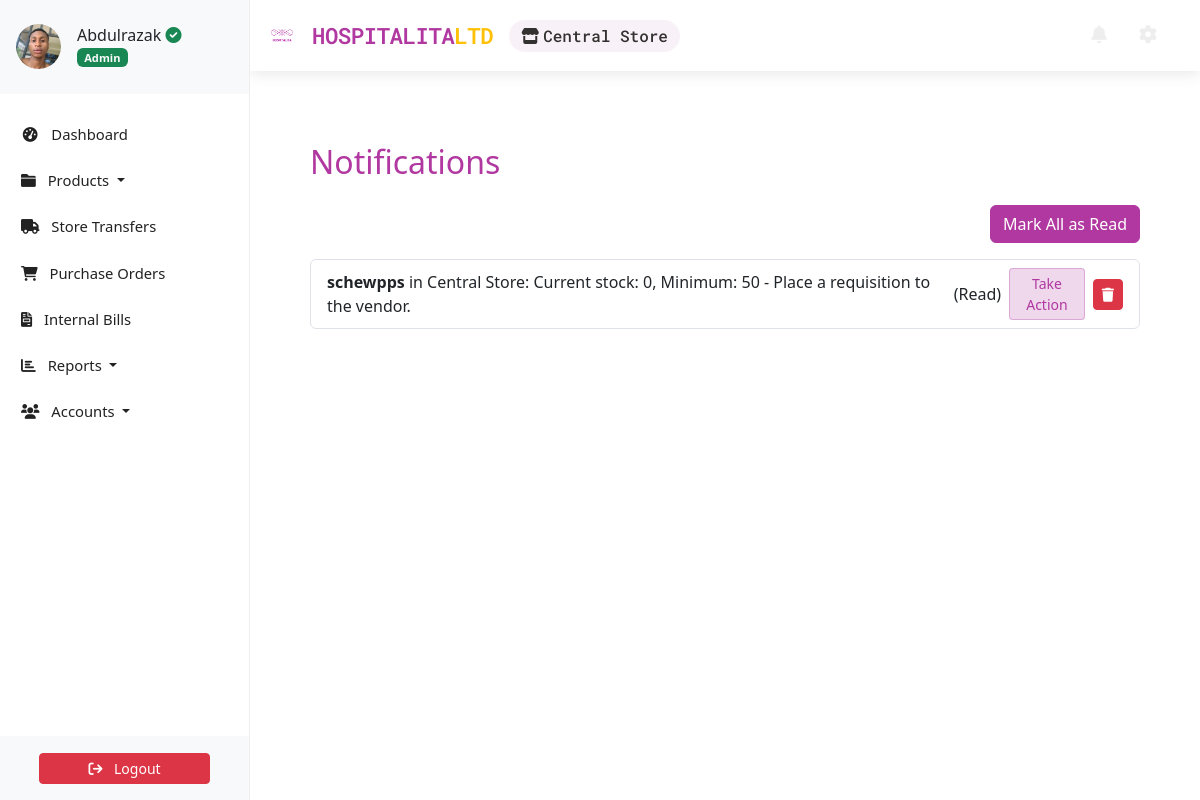
The page /notifications/ (signed in) on the database its author committed.
### accounts/models.py (models this page shows, shortened)
class Profile(AbstractBaseUser, PermissionsMixin):
    email = models.EmailField(unique=True, max_length=150)
    first_name = models.CharField(max_length=30, blank=True)
    last_name = models.CharField(max_length=30, blank=True)
    telephone = PhoneNumberField(null=True, blank=True)
    store = models.ForeignKey('store.Store', on_delete=models.CASCADE, null=True, blank=True, related_name='user')
    profile_picture = ProcessedImageField(
        default='profile_pics/default.jpg',
        upload_to='profile_pics',
        format='JPEG',
        processors=[ResizeToFill(150, 150)],
        options={'quality': 100}
    )
    status = models.CharField(max_length=12, choices=STATUS_CHOICES, default='INA')
    role = models.CharField(max_length=12, choices=ROLE_CHOICES, blank=True, null=True)
    slug = AutoSlugField(unique=True, populate_from='email')
    date_joined = models.DateTimeField(auto_now_add=True,  blank=True, null=True)
    last_login = models.DateTimeField(null=True, blank=True)
    is_active = models.BooleanField(default=True)
    is_staff = models.BooleanField(default=False)  # required by admin
    objects = ProfileManager()
    USERNAME_FIELD = 'email'
    REQUIRED_FIELDS = []  # optional: add first_name, last_name
    class Meta:
        verbose_name = 'Profile'
        verbose_name_plural = 'Profiles'

### store/models.py (models this page shows, shortened)
class Store(models.Model):
    name = models.CharField(max_length=100)
    address = models.TextField(blank=True)
    contact_number = models.CharField(max_length=15, blank=True)
    central = models.BooleanField(default=False)  # Indicates the central store (admin's primary)

class StockAlert(models.Model):
    store_inventory = models.ForeignKey(StoreInventory, on_delete=models.CASCADE, related_name='alerts')
    created_at = models.DateTimeField(auto_now_add=True)
    is_read = models.BooleanField(default=False)
    def get_recommendation(self):
        if self.store_inventory.store.central:
            return "Place a requisition to the vendor."
        else:
            return "Place a requisition to the central store."

class StoreInventory(models.Model):
    store = models.ForeignKey(
        Store,
        on_delete=models.CASCADE,
        related_name='inventories'
    )
    item = models.ForeignKey(
        Item,
        on_delete=models.CASCADE,
        related_name='store_inventories'
    )
    quantity = models.IntegerField(default=0)
    min_stock_level = models.PositiveIntegerField(default=0)
    class Meta:
        unique_together = ('store', 'item')  # Ensures one record per item per store.
        verbose_name_plural = 'Store Inventories'

class Item(models.Model):
    slug = AutoSlugField(unique=True, populate_from='name')
    name = models.CharField(max_length=50)
    description = models.TextField(max_length=256)
    category = models.ForeignKey(Category, on_delete=models.CASCADE)
    price = models.FloatField(default=0)
    purchase_price = models.FloatField(
        default=0,
        verbose_name="Purchase Price",
        help_text="Cost per one unit (e.g., per item)"
    )
    expiring_date = models.DateTimeField(null=True, blank=True)
    class Meta:
        ordering = ['name']
        verbose_name_plural = 'Items'
    class Meta:
        constraints = [
            models.UniqueConstraint(
                functions.Lower('name'),
                name='unique_item_name_insensitive'
            )
        ]

### store/views.py (the view)
# urls.py: path('notifications/', NotificationListView.as_view(), name='notifications'),
class NotificationListView(LoginRequiredMixin, ListView):
    model = StockAlert
    template_name = 'store/notifications.html'
    context_object_name = 'alerts'
    def get_queryset(self):
        current_store = self.request.user.store
        return StockAlert.objects.filter(store_inventory__store=current_store).order_by('-created_at')

### store/context_processors.py (called while the page is built)
def unread_alerts_count(request):
    if request.user.is_authenticated:
        current_store = request.user.store
        count = StockAlert.objects.filter(store_inventory__store=current_store, is_read=False).count()
        return {'unread_alerts_count': count}
    return {'unread_alerts_count': 0}

### store/templates/store/notifications.html (shortened to what this page needs)
{% extends "store/base.html" %}
{% block content %}
<div class="container p-5">
    <h2 class="text-brand mb-4">Notifications</h2>
    <div class="d-flex justify-content-end mb-3">
        <form method="post" action="{% url 'mark_all_alerts_as_read' %}">
            <button type="submit" class="btn btn-brand">Mark All as Read</button>
        </form>
    </div>
    <ul class="list-group">
        {% for alert in alerts %}
        <li class="list-group-item d-flex justify-content-between align-items-center {% if not alert.is_read %}list-group-item-warning{% endif %}">
            <div>
                <strong>{{ alert.store_inventory.item.name }}</strong> in {{ alert.store_inventory.store.name }}:
                Current stock: {{ alert.store_inventory.quantity }}, Minimum: {{ alert.store_inventory.min_stock_level }}
                - {{ alert.get_recommendation }}
            </div>
            <div class="d-flex align-items-center">
                {% if not alert.is_read %}
                <form method="post" action="{% url 'mark_alert_as_read' pk=alert.pk %}" class="me-2">
                    {% csrf_token %}
                    <button type="submit" class="btn btn-sm btn-secondary">Mark as Read</button>
                </form>
                {% else %}
                <span class="me-2">(Read)</span>
                {% endif %}
                <a href="{% url 'purchaseorder-create' %}" class="btn btn-sm btn-brand-light me-2">Take Action</a>
                <form method="post" action="{% url 'delete_alert' pk=alert.pk %}">
                    <button type="submit" class="btn btn-sm btn-danger"><i class="fa fa-trash"></i></button>
                </form>
            </div>
        </li>
        {% empty %}
        <li class="list-group-item">No notifications at this time.</li>
        {% endfor %}
    </ul>
</div>
{% endblock %}

### store/templates/store/base.html (shortened to what this page needs)
<!DOCTYPE html>
<html lang="en">
    <head>
        {% load static %}
        <link href="https://cdn.jsdelivr.net/npm/bootstrap@5.3.3/dist/css/bootstrap.min.css" rel="stylesheet">
        <link rel="stylesheet" type="text/css" href="https://unpkg.com/@webpixels/css@1.1.5/dist/index.css">
        <link rel="stylesheet" href="{% static '/css/style.css' %}" type="text/css">
        <link rel="stylesheet" href="https://cdnjs.cloudflare.com/ajax/libs/font-awesome/5.15.4/css/all.min.css">
    </head>
    <body>
        {% include "store/sidebar.html" %}
        <section id="wrapper">
          <nav class="navbar navbar-expand-md navbar-light">
            <div class="container-fluid">
                <div class="d-flex align-items-center">
                    <a class="navbar-brand" href="{% url 'dashboard' %}" style="color: #b038a0;">
                        <img src="{% static 'images/logo/hospitalialogo.png' %}" alt="Hospitalita Logo" class="navbar-logo">
                        HOSPITALITA<span class="text-warning">LTD</span>
                    </a>
                    {% if request.user.is_authenticated and request.user.store %}
                    <div class="store-display">
                        <i class="fas fa-store me-1"></i>{{ request.user.store.name }}
                    </div>
                    {% endif %}
                </div>
                <div class="collapse navbar-collapse" id="toggle-navbar">
                    <ul class="navbar-nav ms-auto align-items-center">
                        <li class="nav-item me-3">
                            <a class="nav-link position-relative nav-icon" href="{% url 'notifications' %}">
                                <i class="fa fa-bell"></i>
                            </a>
                        </li>
                        <li class="nav-item me-2">
                            <a class="nav-link nav-icon" href="/hospitalita-admin/" title="Admin Dashboard">
                                <i class="fas fa-cog"></i>
                            </a>
                        </li>
                    </ul>
                </div>
            </div>
        </nav>
          <main class="container py-4">
            {% block content %}{% endblock content %}
          </main>
        </section>
    </body>
</html>

### store/templates/store/sidebar.html (shortened to what this page needs)
<link href="https://cdn.jsdelivr.net/npm/bootstrap@5.3.3/dist/css/bootstrap.min.css" rel="stylesheet">
<link href="https://cdnjs.cloudflare.com/ajax/libs/font-awesome/6.0.0-beta3/css/all.min.css" rel="stylesheet">
<aside class="sidebar position-fixed top-0 left-0 overflow-auto h-100 bg-white text-dark" id="show-side-navigation1">
    <div class="sidebar-header d-flex align-items-center px-3 py-4 border-bottom border-light" style="background-color:#f8f9fa ;">
        <div class="d-flex align-items-center text-decoration-none text-dark">
            <img class="rounded-circle img-fluid" id="sidebar-img" width="45" src="{{ request.user.profile_picture.url }}" alt="Profile Picture" />
            <div class="ms-3">
                <h5 class="fs-6 mb-0">
                    {{ request.user.first_name }}{% if request.user.role == 'AD' %} <i class="fa-solid fa-circle-check text-success"></i>{% endif %}
                </h5>
                <span class="badge bg-success text-light">
                    {% if request.user.role == 'AD' %}
                        Admin
                    {% elif request.user.role == 'EX' %}
                        Executive
                    {% else %}
                        Operative
                    {% endif %}
                </span>
            </div>
        </div>
    </div>
    <div class="nav-container">
        <ul class="nav flex-column mt-3">
            <li class="nav-item mb-2">
                <a class="nav-link {% if request.resolver_match.url_name == 'dashboard' %}active{% endif %}" href="{% url 'dashboard' %}">
                    <i class="fa fa-tachometer-alt fa-fw me-2"></i> Dashboard
                </a>
            </li>
            <li class="nav-item mb-2 dropdown">
                <a class="nav-link {% if request.resolver_match.url_name == 'productslist' %}active{% endif %} dropdown-toggle" href="#" id="productsDropdown" role="button" data-bs-toggle="dropdown" aria-expanded="false">
                    <i class="fa fa-folder me-2"></i> Products
                </a>
            </li>
            <li class="nav-item mb-2">
                {% if request.user.store.central %}
                <a class="nav-link {% if request.resolver_match.url_name == 'transfer-create' or request.resolver_match.url_name == 'transferslist' %}active{% endif %}" href="{% url 'transferslist' %}">
                    <i class="fa fa-truck fa-fw me-2"></i> Store Transfers
                </a>
                {% else %}
                <a class="nav-link {% if request.resolver_match.url_name == 'saleslist' %}active{% endif %}" href="{% url 'saleslist' %}">
                    <i class="fa fa-shopping-bag fa-fw me-2"></i> Sales Orders
                </a>
                {% endif %}
            </li>
            <li class="nav-item mb-2">
                <a class="nav-link {% if request.resolver_match.url_name == 'purchaseorderslist' %}active{% endif %}" href="{% url 'purchaseorderslist' %}">
                    <i class="fa fa-shopping-cart me-2"></i> Purchase Orders
                </a>
            </li>
            <li class="nav-item mb-2">
                <a class="nav-link {% if request.resolver_match.url_name == 'usage_list' %}active{% endif %}" href="{% url 'usage_list' %}">
                    <i class="fa-solid fa-file-invoice me-2"></i> Internal Bills
                </a>
            </li>
            <li class="nav-item mb-2 dropdown">
                <a class="nav-link  dropdown-toggle" href="#" id="reportsDropdown" role="button" data-bs-toggle="dropdown" aria-expanded="false">
                    <i class="fa fa-chart-bar me-2"></i> Reports
                </a>
            </li>
            <li class="nav-item mb-2 dropdown">
                <a class="nav-link  dropdown-toggle" href="#" id="accountsDropdown" role="button" data-bs-toggle="dropdown" aria-expanded="false">
                    <i class="fa fa-users me-2"></i> Accounts
                </a>
            </li>
        </ul>
    </div>
    <div class="sidebar-footer position-absolute bottom-0 w-100 text-center py-3 bg-light border-top border-light">
        <form method="post" action="{% url 'user-logout' %}">
            <button type="submit" class="btn btn-danger btn-sm w-75">
                <i class="fa fa-sign-out me-2"></i> Logout
            </button>
        </form>
    </div>
</aside>

### static/css/style.css (style rules this page uses)
:root { --dk-gray-100: #f3f4f6; --dk-gray-200: #e5e7eb; --dk-gray-300: #d1d5db; --dk-gray-400: #9ca3af; --dk-gray-500: #6b7280; --dk-gray-600: #4b5563; --dk-gray-700: #374151; --dk-gray-800: #1f2937; --dk-gray-900: #111827; --dk-dark-bg: #313348; --dk-darker-bg: #2a2b3d; --navbar-bg-color: #6f6486; --sidebar-bg-color: #252636; --sidebar-width: 250px; --sidebar-expanded-width: 230px; --sidebar-collapsed-width: 100px; --sidebar-header-bg: #212529; --dropdown-menu-bg: #495057; --dropdown-item-color: #adb5bd; --dropdown-item-active-bg: #6c757d; --sidebar-separator-bg: #4caf50; --logo-separator-height: 60px; --sidebar-item-height: 50px; --submenu-item-height: 45px; }
* { margin: 0; padding: 0; box-sizing: border-box; }
body { font-family: "Inter", sans-serif; background-color: #fff; }
a { text-decoration: none; }
#wrapper { margin-left: var(--sidebar-width); transition: margin-left 0.3s ease-in-out; }
.sidebar { font-size: 0.925rem; background-color: var(--sidebar-bg-color); width: var(--sidebar-width); transition: width 0.3s ease-in-out; z-index: 9999999; }
.sidebar .sidebar-header { background-color: var(--sidebar-header-bg); border-bottom: 1px solid #2a2b3c; }
.sidebar ul > li > a { color: var(--dk-gray-400); text-decoration: none; }
.navbar { border: none; background-color: var(--navbar-bg-color); }
.navbar .navbar-nav > li > a { color: #eee; line-height: 55px; padding: 0 10px; }
.navbar .navbar-brand { color: #fff; line-height: 55px; padding: 0; }
.navbar > .container .navbar-brand, .navbar > .container-fluid .navbar-brand { margin: 0; }
.navbar .navbar-nav > li > a { float: left; }
.navbar .navbar-nav > li > a > i { font-size: 18px; }

### store/templates/store/notifications.html (style rules this page uses)
.text-brand { color: #b038a0 !important; }
.btn-brand { background-color: #b038a0 !important; border-color: #b038a0 !important; color: white !important; }
.btn-brand-light { background-color: rgba(176, 56, 160, 0.2) !important; border-color: rgba(176, 56, 160, 0.3) !important; color: #b038a0 !important; }

### store/templates/store/base.html (style rules this page uses)
:root { --primary-font: 'Poppins', sans-serif; --secondary-font: 'Roboto Mono', monospace; --brand-color: #b038a0; --accent-color: #b038a0; }
body { font-family: var(--primary-font); line-height: 1.6; }
.navbar-brand { font-family: var(--secondary-font); font-weight: 600; letter-spacing: -0.5px; font-size: 1.4rem !important; display: flex; align-items: center; }
.navbar-logo { height: 40px; margin-right: 10px; vertical-align: middle; width: auto; }
.store-display { font-family: var(--secondary-font); font-weight: 500; color: rgb(52, 49, 49); background: #f8f2f8; padding: 0.25rem 0.75rem; border-radius: 20px; margin-left: 1rem; }
.nav-icon { font-size: 1.2rem; padding: 0.5rem 0.75rem; transition: all 0.3s ease; color: #555; position: relative; }
.navbar-nav { margin-right: 15px; }
#wrapper { padding-top: 0px; }
.navbar { box-shadow: 0 2px 15px rgba(0, 0, 0, 0.1); background: linear-gradient(135deg, #fff, #fff) !important; position: fixed; top: 0; width: 100%; z-index: 1000; }

### store/templates/store/sidebar.html (style rules this page uses)
.sidebar { width: 250px; background-color: #fff; color: #333; position: fixed; top: 0; bottom: 0; display: flex; flex-direction: column; border-right: 1px solid #eee; z-index: 1001; }
.sidebar-header { background-color: #f8f9fa; border-bottom: 1px solid #eee; }
.nav-container { flex: 1; overflow-y: auto; padding: 5px; }
.sidebar .nav-link { color: #222 !important; font-weight: 470; }
.sidebar-footer { background-color: #f8f9fa; text-align: center; padding: 10px; border-top: 1px solid #eee; }

### rows shown on the page
Profile: user.profile_picture (picture), user.first_name "Abdulrazak", user.store.name "Central Store"
StockAlert: store_inventory.item.name "schewpps", store_inventory.store.name "Central Store", store_inventory.quantity "0", store_inventory.min_stock_level "50", get_recommendation "Place a requisition to the vendor.", is_read "(Read)"
